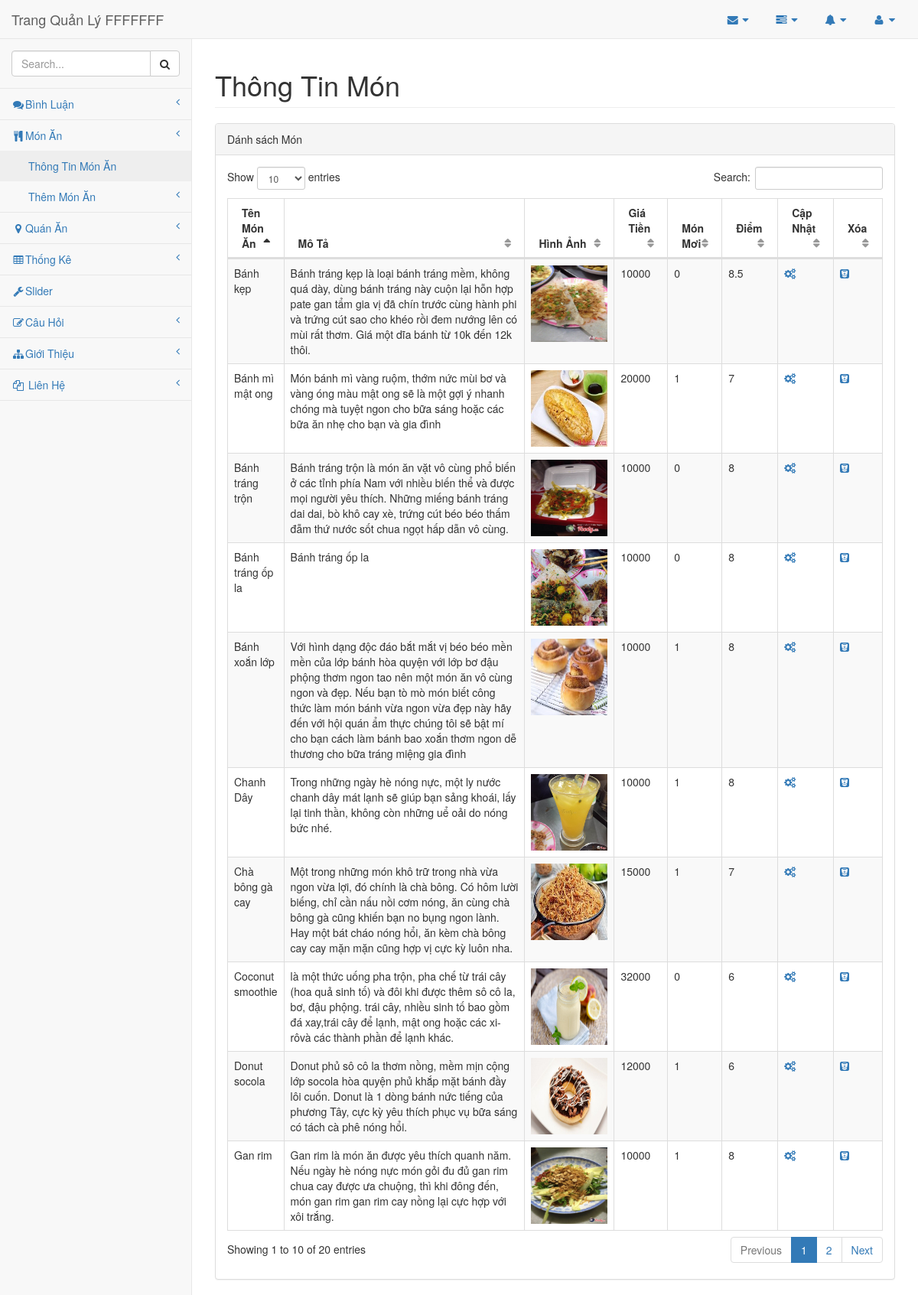
The page /FFFFFF/FFFFFF/QuanLy/pages/ThongTinMon.php (signed in) on the database its author committed.
### tables this page shows
CREATE TABLE `monan` (
  `MaMonAn` int(50) NOT NULL,
  `TenMonAn` text,
  `MoTa` text,
  `MaLoaiTA` varchar(50) DEFAULT NULL,
  `HinhAnhDaiDien` varchar(100) NOT NULL,
  `GiaTien` bigint(20) NOT NULL,
  `MonMoi` tinyint(1) NOT NULL,
  `Diem` float NOT NULL
);

### FFFFFF/FFFFFF/QuanLy/function/function_admin.php (called while the page is built, shortened)
<?php
function lay_thong_tin_mon_an($conn,$dieu_kien){
	$query="SELECT MaMonAn,TenMonAn,MoTa,HinhAnhDaiDien,GiaTien,Diem,MonMoi from monan ".$dieu_kien;
	return  mysqli_query($conn,$query);
}
?>

### FFFFFF/FFFFFF/QuanLy/pages/ThongTinMon.php (the view, shortened to what this page needs)
<!DOCTYPE html>
<html lang="en">
<head>
    <?php
    include('../layout/link-script.php');
    include('../function/MoKetNoi.php');
    include('../function/function_admin.php');
    $danh_sach_mon=lay_thong_tin_mon_an($conn,"");
    ?>
    <link href="../vendor/datatables-plugins/dataTables.bootstrap.css" rel="stylesheet">
    <link href="../vendor/datatables-responsive/dataTables.responsive.css" rel="stylesheet">
    <link href="../dist/css/sb-admin-2.css" rel="stylesheet">
</head>
<body>
<?php
include('../layout/header.php');
?>
<div class="row">
    <div class="col-lg-12">
        <h1 class="page-header">Thông Tin Món</h1>
    </div>
</div>
<div class="row">
    <div class="col-lg-12">
        <div class="panel panel-default">
            <div class="panel-heading">
                Dánh sách Món
            </div>
            <div class="panel-body">
            <form action="ThongTinMon.php" method="get">
                <table width="100%" class="table table-striped table-bordered table-hover" id="dataTables-example">
                    <thead>
                    <tr>
                        <th>Tên Món Ăn</th>
                        <th>Mô Tả</th>
                        <th>Hình Ảnh</th>
                        <th>Giá Tiền</th>
                        <th>Món Mơi</th>
                        <th>Điểm</th>
                        <th>Cập Nhật</th>
                        <th>Xóa</th>
                    </tr>
                    </thead>
                    <tbody>
                    <?php if (mysqli_num_rows($danh_sach_mon) > 0) {
                 	while ($row = mysqli_fetch_assoc($danh_sach_mon)) {
         			?>
         			<tr class="gradeU">
                        <td><?php echo $row["TenMonAn"]?></td>
                        <td><?php echo $row["MoTa"]?></td>
                        <td>
                            <img src= <?php echo'"../../NguoiDung'. substr($row["HinhAnhDaiDien"],2) .'"' ?> height="100px" width="100px">
                        </td>
                        <td ><?php echo $row["GiaTien"] ?></td>
                        <td><?php echo $row["MonMoi"]?></td>
                        <td><?php echo $row["Diem"]?></td>
                        <td class="center"><a href=<?php echo '"SuaMonAn.php?MaMonAn='.$row["MaMonAn"].'"'?>><span class="fa  fa-gears "></span> </a></td>
                        <td class="center"><a href=<?php echo '"XoaMonAn.php?MaMonAn='.$row["MaMonAn"].'"'?> o><span class="fa fa-bitbucket-square"></span> </a></td>
                       </tr>
                    <?php
                 }
             }
             else {
                 echo '<h1>Chúng tôi xin lỗi về sự cố,Dữ liệu đang được cập nhập</h1>';
             }
             ?>
                    </tbody>
                </table>
             </form>
            </div>
        </div>
    </div>
</div>
<?php
include('../layout/footer.php');
?>
</body>
</html>

### rows shown on the page
monan: TenMonAn "Bánh kẹp", MoTa "Bánh tráng kẹp là loại bánh tráng mềm, không quá dày, dùng bánh tráng này cuộn lại hỗn hợp pate gan tẩm gia vị đã chín trước cùng hành phi và trứng cút sao cho khéo rồi đem nướng lên có mùi rất thơm. Giá một dĩa bánh từ 10k đến 12k thôi.", HinhAnhDaiDien (picture), GiaTien "10000", MonMoi "0", Diem "8.5"
monan: TenMonAn "Bánh tráng ốp la", MoTa "Bánh tráng ốp la", HinhAnhDaiDien (picture), GiaTien "10000", MonMoi "0", Diem "8"
monan: TenMonAn "Bánh tráng trộn", MoTa "Bánh tráng trộn là món ăn vặt vô cùng phổ biến ở các tỉnh phía Nam với nhiều biến thể và được mọi người yêu thích. Những miếng bánh tráng dai dai, bò khô cay xè, trứng cút béo béo thấm đẫm thứ nước sốt chua ngọt hấp dẫn vô cùng.", HinhAnhDaiDien (picture), GiaTien "10000", MonMoi "0", Diem "8"
monan: TenMonAn "Gan rim", MoTa "Gan rim là món ăn được yêu thích quanh năm. Nếu ngày hè nóng nực món gỏi đu đủ gan rim chua cay được ưa chuộng, thì khi đông đến, món gan rim gan rim cay nồng lại cực hợp với xôi trắng.", HinhAnhDaiDien (picture), GiaTien "10000", MonMoi "1", Diem "8"
monan: TenMonAn "Chanh Dây", MoTa "Trong những ngày hè nóng nực, một ly nước chanh dây mát lạnh sẽ giúp bạn sảng khoái, lấy lại tinh thần, không còn những uể oải do nóng bức nhé.", HinhAnhDaiDien (picture), GiaTien "10000", MonMoi "1", Diem "8"
monan: TenMonAn "Bánh mì mật ong", MoTa "Món bánh mì vàng ruộm, thớm nức mùi bơ và vàng óng màu mật ong sẽ là một gợi ý nhanh chóng mà tuyệt ngon cho bữa sáng hoặc các bữa ăn nhẹ cho bạn và gia đình", HinhAnhDaiDien (picture), GiaTien "20000", MonMoi "1", Diem "7"
monan: TenMonAn "Bánh xoắn lớp", MoTa "Với hình dạng độc đáo bắt mắt vị béo béo mền mền của lớp bánh hòa quyện với lớp bơ đậu phộng thơm ngon tao nên một món ăn vô cùng ngon và đẹp. Nếu bạn tò mò món biết công thức làm món bánh vừa ngon vừa đẹp này hãy đến với hội quán ẩm thực chúng tôi sẽ bật mí cho bạn cách làm bánh bao xoắn thơm ngon dễ thương cho bữa tráng miệng gia đình", HinhAnhDaiDien (picture), GiaTien "10000", MonMoi "1", Diem "8"
monan: TenMonAn "Chà bông gà cay", MoTa "Một trong những món khô trữ trong nhà vừa ngon vừa lợi, đó chính là chà bông. Có hôm lười biếng, chỉ cần nấu nồi cơm nóng, ăn cùng chà bông gà cũng khiến bạn no bụng ngon lành. Hay một bát cháo nóng hổi, ăn kèm chà bông cay cay mặn mặn cũng hợp vị cực kỳ luôn nha.", HinhAnhDaiDien (picture), GiaTien "15000", MonMoi "1", Diem "7"
monan: TenMonAn "Coconut smoothie", MoTa "là một thức uống pha trộn, pha chế từ trái cây (hoa quả sinh tố) và đôi khi được thêm sô cô la, bơ, đậu phộng. trái cây, nhiều sinh tố bao gồm đá xay,trái cây để lạnh, mật ong hoặc các xi-rôvà các thành phần để lạnh khác.", HinhAnhDaiDien (picture), GiaTien "32000", MonMoi "0", Diem "6"
monan: TenMonAn "Donut socola", MoTa "Donut phủ sô cô la thơm nồng, mềm mịn cộng lớp socola hòa quyện phủ khắp mặt bánh đầy lôi cuốn. Donut là 1 dòng bánh nức tiếng của phương Tây, cực kỳ yêu thích phục vụ bữa sáng có tách cà phê nóng hổi.", HinhAnhDaiDien (picture), GiaTien "12000", MonMoi "1", Diem "6"
